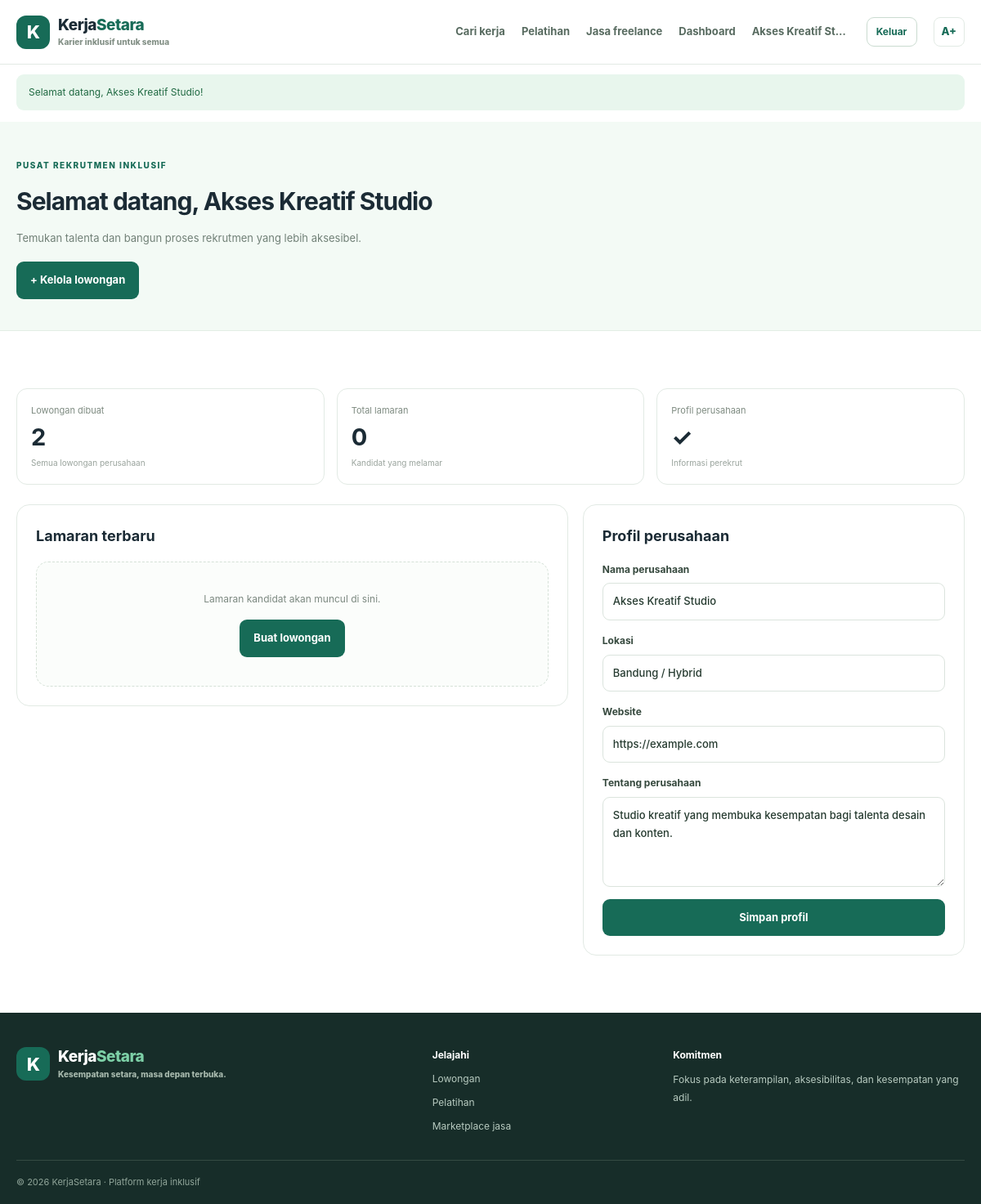
Page /public/company/dashboard.php (signed in) on the committed database.
### tables this page shows
CREATE TABLE company_profiles(id INT UNSIGNED AUTO_INCREMENT PRIMARY KEY,user_id INT UNSIGNED NOT NULL UNIQUE,company_name VARCHAR(160) NOT NULL,description TEXT,website VARCHAR(255),location VARCHAR(120),created_at TIMESTAMP DEFAULT CURRENT_TIMESTAMP,updated_at TIMESTAMP DEFAULT CURRENT_TIMESTAMP ON UPDATE CURRENT_TIMESTAMP,FOREIGN KEY(user_id) REFERENCES users(id) ON DELETE CASCADE);

### app/helpers.php (called while the page is built, shortened)
<?php
require_once __DIR__.'/../config/config.php';
function e(?string $s): string { return htmlspecialchars($s??'',ENT_QUOTES,'UTF-8'); }
function url(string $p=''): string { return rtrim(BASE_URL,'/').($p?'/'.ltrim($p,'/'):'/'); }
function current_user(): ?array { return $_SESSION['user']??null; }
function take_flashes(): array { $f=$_SESSION['_flash']??[];unset($_SESSION['_flash']);return $f; }

### config/config.php (called while the page is built, shortened)
<?php
function db(): PDO {
 static $pdo=null;
 if($pdo instanceof PDO) return $pdo;
 $pdo=new PDO('mysql:host='.DB_HOST.';dbname='.DB_NAME.';charset=utf8mb4',DB_USER,DB_PASS,[
  PDO::ATTR_ERRMODE=>PDO::ERRMODE_EXCEPTION,
  PDO::ATTR_DEFAULT_FETCH_MODE=>PDO::FETCH_ASSOC,
  PDO::ATTR_EMULATE_PREPARES=>false
 ]);
 return $pdo;
}

### public/company/dashboard.php (the view, shortened to what this page needs)
<?php
require_once __DIR__.'/../../app/layout.php';require_role('company');$uid=(int)current_user()['id'];$st=db()->prepare('SELECT * FROM company_profiles WHERE user_id=?');$st->execute([$uid]);$c=$st->fetch()?:[];
$st=db()->prepare('SELECT COUNT(*) FROM jobs WHERE company_id=?');$st->execute([$uid]);$jobs=(int)$st->fetchColumn();$st=db()->prepare('SELECT COUNT(*) FROM applications a JOIN jobs j ON j.id=a.job_id WHERE j.company_id=?');$st->execute([$uid]);$apps=(int)$st->fetchColumn();
$st=db()->prepare("SELECT a.*,j.title,u.name candidate,cp.headline FROM applications a JOIN jobs j ON j.id=a.job_id JOIN users u ON u.id=a.candidate_id LEFT JOIN candidate_profiles cp ON cp.user_id=u.id WHERE j.company_id=? ORDER BY a.created_at DESC LIMIT 6");$st->execute([$uid]);$recent=$st->fetchAll();page_header('Dashboard perusahaan');?>
<section class="dashboard-head"><div class="container"><span class="eyebrow">PUSAT REKRUTMEN INKLUSIF</span><h1>Selamat datang, <?=e($c['company_name']?:current_user()['name'])?></h1><p>Temukan talenta dan bangun proses rekrutmen yang lebih aksesibel.</p><a class="btn btn-primary" href="<?=e(url('company/jobs.php'))?>">+ Kelola lowongan</a></div></section><section class="section"><div class="container"><div class="metrics"><div><small>Lowongan dibuat</small><b><?=$jobs?></b><span>Semua lowongan perusahaan</span></div><div><small>Total lamaran</small><b><?=$apps?></b><span>Kandidat yang melamar</span></div><div><small>Profil perusahaan</small><b><?=$c['company_name']?'✓':'—'?></b><span>Informasi perekrut</span></div></div><div class="dashboard-grid"><div class="panel"><h2>Lamaran terbaru</h2><?php if(!$recent):?><div class="empty"><p>Lamaran kandidat akan muncul di sini.</p><a class="btn btn-primary" href="<?=e(url('company/jobs.php'))?>">Buat lowongan</a></div><?php else:?><div class="table-wrap"><table><tr><th>Kandidat</th><th>Posisi</th><th>Status</th></tr><?php foreach($recent as $a):?><tr><td><?=e($a['candidate'])?><small><?=e($a['headline']?:'Pencari kerja')?></small></td><td><?=e($a['title'])?></td><td><span class="badge <?=e(badge_class($a['status']))?>"><?=e($a['status'])?></span></td></tr><?php endforeach;?></table></div><a class="link" href="<?=e(url('company/applicants.php'))?>">Kelola semua kandidat →</a><?php endif;?></div><div class="panel"><h2>Profil perusahaan</h2><form method="post" class="form"><?=csrf_field()?><label>Nama perusahaan<input name="company_name" required value="<?=e($c['company_name']??current_user()['name'])?>"></label><label>Lokasi<input name="location" value="<?=e($c['location']??'')?>"></label><label>Website<input type="url" name="website" value="<?=e($c['website']??'')?>" placeholder="https://..."></label><label>Tentang perusahaan<textarea name="description" rows="4"><?=e($c['description']??'')?></textarea></label><button class="btn btn-primary">Simpan profil</button></form></div></div></div></section><?php page_footer();?>

### app/layout.php (shortened to what this page needs)
<?php
require_once __DIR__.'/helpers.php';
function page_header(string $title,string $active=''): void {
 $u=current_user(); ?>
<!doctype html><html lang="id"><head><link rel="stylesheet" href="<?=e(url('assets/css/style.css'))?>"></head><body>
<a class="skip-link" href="#main">Lewati ke konten utama</a><header class="header"><div class="container nav"><a class="brand" href="<?=e(url())?>"><span class="logo">K</span><span>Kerja<span>Setara</span><small>Karier inklusif untuk semua</small></span></a><button class="nav-toggle" aria-expanded="false" aria-controls="navlinks">Menu</button><nav id="navlinks" class="navlinks" aria-label="Navigasi utama"><a class="<?=$active==='jobs'?'active':''?>" href="<?=e(url('jobs.php'))?>">Cari kerja</a><a href="<?=e(url('training.php'))?>">Pelatihan</a><a href="<?=e(url('freelance.php'))?>">Jasa freelance</a>
<?php if($u): ?><a href="<?=e(url($u['role']==='admin'?'admin/dashboard.php':($u['role']==='company'?'company/dashboard.php':'candidate/dashboard.php')))?>">Dashboard</a><span class="nav-name"><?=e($u['name'])?></span><form method="post" action="<?=e(url('logout.php'))?>" class="inline"><?=csrf_field()?><button class="btn btn-outline btn-sm">Keluar</button></form><?php else: ?><a href="<?=e(url('login.php'))?>">Masuk</a><a class="btn btn-primary btn-sm" href="<?=e(url('register.php'))?>">Daftar</a><?php endif; ?><button class="text-toggle" type="button" data-text-toggle aria-label="Ubah ukuran teks">A+</button></nav></div></header>
<?php foreach(take_flashes() as $f): ?><div class="container flashes"><div class="alert alert-<?=e($f['type'])?>" role="status"><?=e($f['message'])?></div></div><?php endforeach; ?><main id="main">
<?php }
function page_footer(): void { ?><footer class="footer"><div class="container footer-grid"><div><a class="brand brand-light" href="<?=e(url())?>"><span class="logo">K</span><span>Kerja<span>Setara</span><small>Kesempatan setara, masa depan terbuka.</small></span></a></div><div><b>Jelajahi</b><a href="<?=e(url('jobs.php'))?>">Lowongan</a><a href="<?=e(url('training.php'))?>">Pelatihan</a><a href="<?=e(url('freelance.php'))?>">Marketplace jasa</a></div><div><b>Komitmen</b><p>Fokus pada keterampilan, aksesibilitas, dan kesempatan yang adil.</p></div></div><div class="container footer-bottom">© <?=date('Y')?> KerjaSetara · Platform kerja inklusif</div></footer></main></body></html><?php }

### public/assets/css/style.css (style rules this page uses)
* { box-sizing:border-box }
:root { --ink:#1b2b35;--muted:#6d7d75;--green:#176b57;--green2:#e8f5ed;--line:#e2eae4;--cream:#f5faf6;--purple:#6c5bc8;font-family:Inter,system-ui,-apple-system,"Segoe UI",sans-serif;color:var(--ink);font-size:16px }
body { margin:0;line-height:1.65 }
a { color:inherit;text-decoration:none }
button,input,textarea,select { font:inherit }
.container { width:min(1160px,calc(100% - 40px));margin:auto }
.header { position:sticky;top:0;z-index:20;background:#ffffffed;border-bottom:1px solid var(--line);backdrop-filter:blur(12px) }
.nav { height:78px;display:flex;align-items:center;justify-content:space-between;gap:20px }
.brand { display:flex;align-items:center;gap:10px;font-weight:850;font-size:19px;line-height:1.1;letter-spacing:-.5px }
.brand>span:last-child>span { color:var(--green) }
.brand small { display:block;font-size:10px;color:#849187;letter-spacing:0;margin-top:5px }
.logo { width:41px;height:41px;display:grid;place-items:center;background:var(--green);color:white;border-radius:12px;font-size:22px }
.navlinks { display:flex;align-items:center;gap:20px;font-size:13px;font-weight:650;color:#586b60 }
.nav-name { max-width:120px;overflow:hidden;text-overflow:ellipsis;white-space:nowrap }
.inline { display:inline-flex }
.text-toggle { background:#fff;border:1px solid var(--line);border-radius:8px;padding:6px 9px;color:var(--green);font-weight:800 }
.btn { display:inline-flex;align-items:center;justify-content:center;gap:7px;padding:11px 16px;border-radius:9px;border:1px solid transparent;font-size:13px;font-weight:750;cursor:pointer;transition:.15s }
.btn-primary { background:var(--green);color:white }
.btn-outline { border-color:#cadbd0;background:white;color:var(--green) }
.btn-sm { padding:7px 11px;font-size:12px }
.eyebrow { font-size:10px;font-weight:850;letter-spacing:1.5px;color:var(--green) }
h1,h2,h3,p { overflow-wrap:anywhere }
.section { padding:70px 0 }
.footer { background:#172d29;color:#dbe8df;padding-top:42px }
.footer-grid { display:grid;grid-template-columns:1.3fr .7fr 1fr;gap:45px;padding-bottom:32px }
.brand-light { color:white }
.brand-light small { color:#a7b9ad }
.brand-light>span:last-child>span { color:#7dd0a7 }
.footer-grid>div:not(:first-child) { display:flex;flex-direction:column;align-items:flex-start;gap:9px;font-size:12px }
.footer-grid b { color:white }
.footer-grid p,.footer-grid a:not(.brand) { color:#b8cbc0 }
.footer-grid p { line-height:1.8;margin:0 }
.footer-bottom { border-top:1px solid #354a43;padding:17px 0;font-size:11px;color:#91a69a }
.form { display:flex;flex-direction:column;gap:15px }
.form label { display:flex;flex-direction:column;gap:7px;font-size:12px;font-weight:750;color:#35483d }
.form input,.form textarea,.form select,.search-inline input,.admin-form select,.status-form select { width:100%;min-width:0;border:1px solid #dbe4dd;border-radius:9px;padding:11px 12px;font-size:13px;color:#263b30;background:#fff;font-weight:450 }
.form textarea { resize:vertical;line-height:1.65 }
.alert { padding:12px 15px;border-radius:9px;font-size:12px;margin:0 0 14px }
.alert-success { background:#e8f6ed;color:#216a43 }
.flashes { padding-top:12px }
.panel { background:white;border:1px solid var(--line);border-radius:16px;padding:23px }
.panel h2 { font-size:18px;margin:0 0 16px }
.empty { padding:35px 20px;text-align:center;border:1px dashed #d5e1d7;border-radius:15px;background:#fbfdfb }
.empty p { font-size:12px;color:#7c8980;margin:0 0 16px }
.dashboard-head { padding:38px 0;background:#f3faf5;border-bottom:1px solid #e3eee5 }
.dashboard-head h1 { font-size:30px;letter-spacing:-1px;margin:9px 0 }
.dashboard-head p { font-size:13px;color:#718077;margin:0 0 18px }
.metrics { display:grid;grid-template-columns:repeat(3,1fr);gap:15px;margin-bottom:24px }
.metrics>div { border:1px solid var(--line);border-radius:13px;padding:17px;background:white }
.metrics small,.metrics b,.metrics span { display:block }
.metrics small { font-size:11px;color:#7e8b81 }
.metrics b { font-size:29px;margin:5px 0;line-height:1.3 }
.metrics span { font-size:10px;color:#9aa49d }
.dashboard-grid { display:grid;grid-template-columns:1.3fr .9fr;gap:18px;align-items:start }

### rows in the picture
company_profiles: company_name "Akses Kreatif St…", company_name "Akses Kreatif Studio", location "Bandung / Hybrid", website "https://example.com", description "Studio kreatif yang membuka kesempatan bagi talenta desain dan konten."

### other values in the picture
$f['message'] "Selamat datang, Akses Kreatif Studio!"
$jobs "2"
$apps "0"
